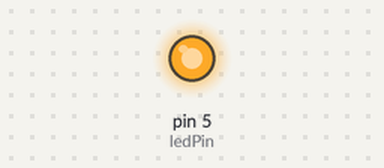
A sketch run on a simulated Teensy 4. On the bench: output pins drawn as LEDs (lit = HIGH). What the sketch prints to the serial monitor is not drawn.

Above: at 0.2 s.
Timing chart, 0 to 1.7 s (numbered marks = the images above):
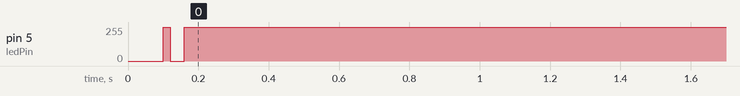

Measured:
- by itself, pin 5 (ledPin): 0/255 → 252/255 at 0.10 s

The sketch:

TimerInterval.ino
```cpp
// Create an IntervalTimer object
IntervalTimer myTimer;

const int ledPin = 5;  // the pin with a LED

void setup() {
  pinMode(ledPin, OUTPUT);
  Serial.begin(9600);
  myTimer.begin(blinkLED, 100000);  // blinkLED to run every 0.15 seconds
}

// The interrupt will blink the LED, and keep
// track of how many times it has blinked.
int ledState = LOW;
volatile unsigned long blinkCount = 0; // use volatile for shared variables

// functions called by IntervalTimer should be short, run as quickly as
// possible, and should avoid calling other functions if possible.
void blinkLED() {
  if (ledState == LOW) {
    ledState = HIGH;
    myTimer.update(9900); // this is off time
    blinkCount = blinkCount + 1;  // increase when LED turns on
  } else {
    myTimer.update(100); // this is on time
    ledState = LOW;
  }
  digitalWrite(ledPin, ledState);

}

// The main program will print the blink count
// to the Arduino Serial Monitor
void loop() {
  unsigned long blinkCopy;  // holds a copy of the blinkCount

  // to read a variable which the interrupt code writes, we
  // must temporarily disable interrupts, to be sure it will
  // not change while we are reading.  To minimize the time
  // with interrupts off, just quickly make a copy, and then
  // use the copy while allowing the interrupt to keep working.
  noInterrupts();
  blinkCopy = blinkCount;
  interrupts();

  Serial.print("blinkCount = ");
  Serial.println(blinkCopy);
  delay(100);
}
```
